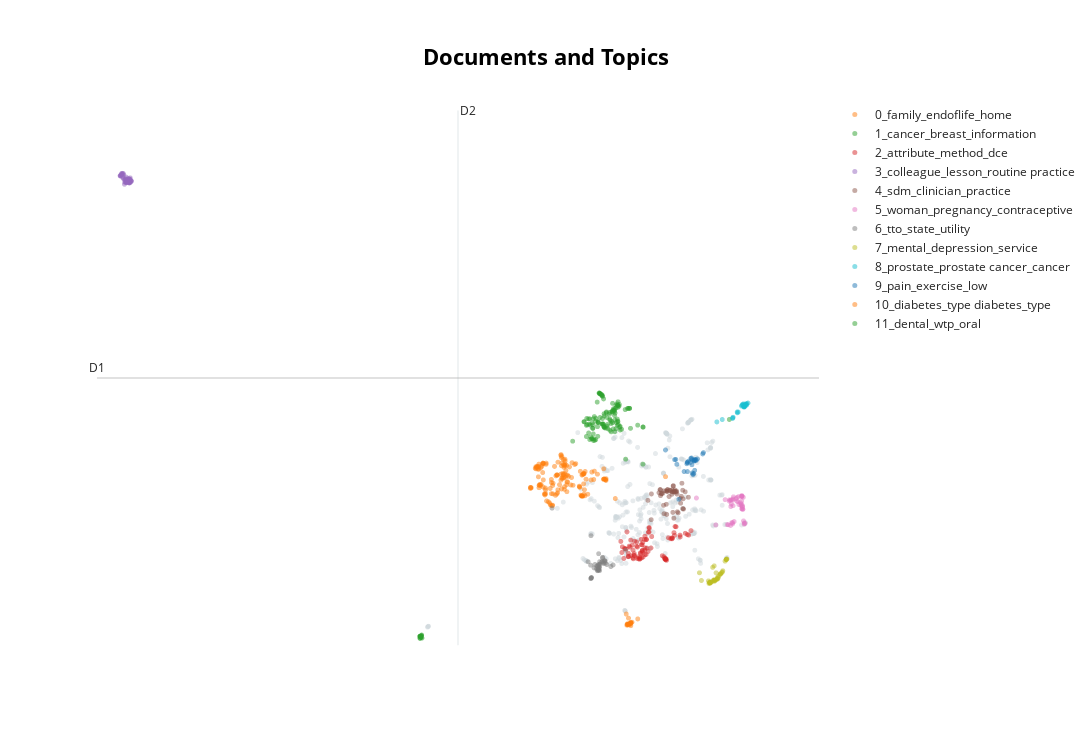

The notebook cell this image was saved under:
### Code cell
# We can also hide the annotation to have a more clear overview of the topics
topic_model.visualize_documents(papers, reduced_embeddings=reduced_embeddings, custom_labels=True, hide_annotations=True)
